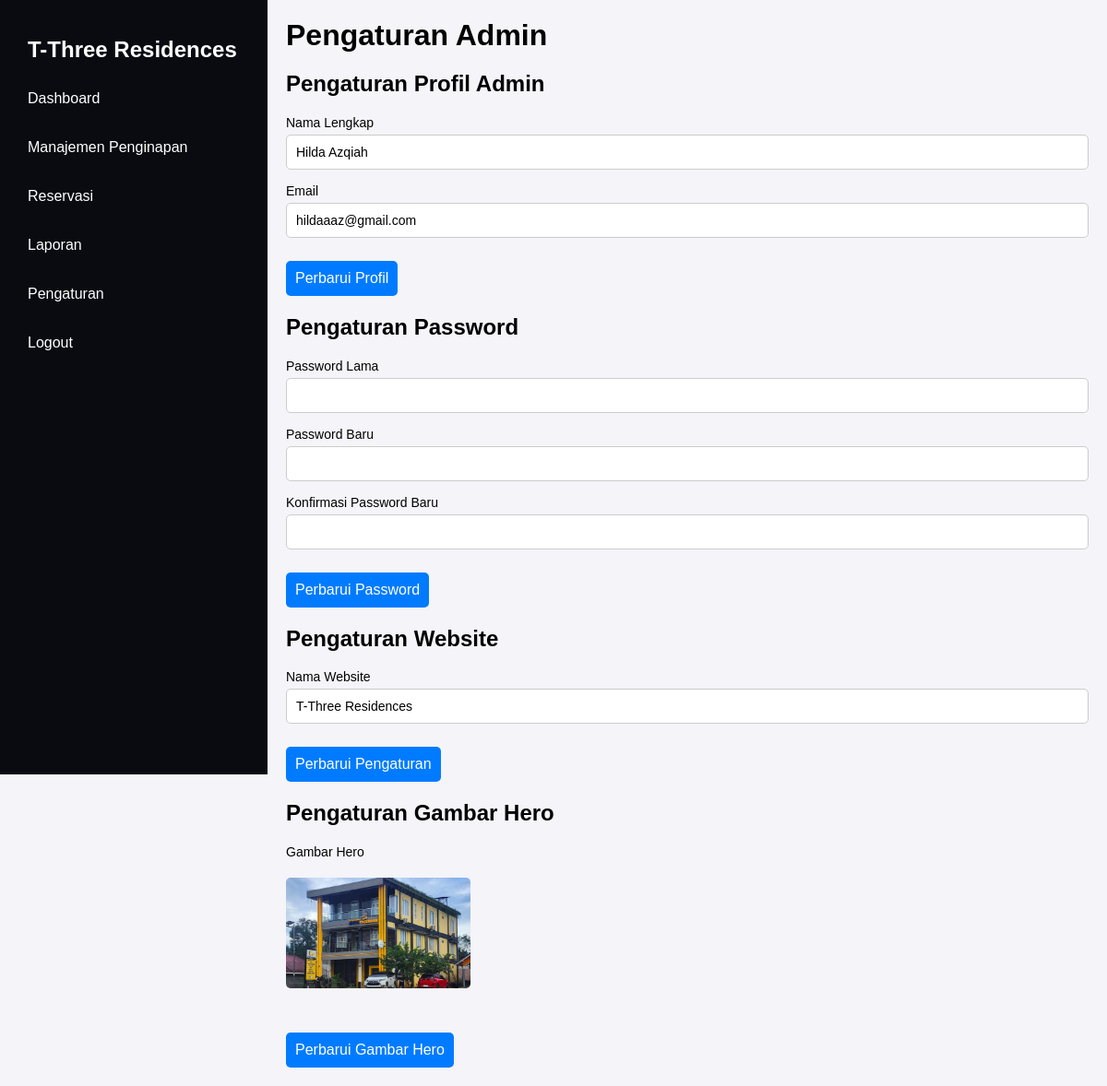
The app's page /admin/settings.php (signed in) with its own data.
### tables this page shows
CREATE TABLE `settings` (
  `id` int(11) NOT NULL,
  `setting_key` varchar(255) NOT NULL,
  `value` text NOT NULL
);

CREATE TABLE `users` (
  `id` int(11) NOT NULL,
  `nama_lengkap` varchar(100) NOT NULL,
  `username` varchar(50) NOT NULL,
  `email` varchar(100) NOT NULL,
  `password` varchar(255) NOT NULL,
  `role` enum('admin','user') NOT NULL DEFAULT 'user',
  `user_id` int(11) NOT NULL
);

### admin/settings.php (the view, shortened to what this page needs)
<?php
    include "../config/koneksi.php";
    $user_id = $_SESSION['user_id'];
    $query_user = mysqli_query($koneksi, "SELECT * FROM users WHERE id = '$user_id'");
    $user = mysqli_fetch_assoc($query_user);
    $query_website = mysqli_query($koneksi, "SELECT value FROM settings WHERE setting_key = 'website_name'");
    $website = mysqli_fetch_assoc($query_website);
    $query_hero_image = mysqli_query($koneksi, "SELECT value FROM settings WHERE setting_key = 'hero_image'");
    $hero_image = mysqli_fetch_assoc($query_hero_image);
    $hero_image_url = $hero_image['value'];
    $website_name = $website['value'];
?>
<!DOCTYPE html>
<html lang="id">
<head>
    <link rel="stylesheet" href="../assets/css/admin.css">
</head>
<body>
    <div class="dashboard-container">
        <?php include '../includes/sidebar.php'; ?>
        <main>
            <header>
                <h1>Pengaturan Admin</h1>
            </header>
            <section class="main-content">
                <h2>Pengaturan Profil Admin</h2>
                <form method="POST">
                    <div class="input-field">
                        <label for="nama_lengkap">Nama Lengkap</label>
                        <input type="text" name="nama_lengkap" value="<?= $user['nama_lengkap']; ?>" required>
                    </div>
                    <div class="input-field">
                        <label for="email">Email</label>
                        <input type="email" name="email" value="<?= $user['email']; ?>" required>
                    </div>
                    <button type="submit" name="update_profile" class="btn-primary">Perbarui Profil</button>
                </form>
                <h2>Pengaturan Password</h2>
                <form method="POST">
                    <div class="input-field">
                        <label for="old_password">Password Lama</label>
                        <input type="password" name="old_password" required>
                    </div>
                    <div class="input-field">
                        <label for="new_password">Password Baru</label>
                        <input type="password" name="new_password" required>
                    </div>
                    <div class="input-field">
                        <label for="confirm_password">Konfirmasi Password Baru</label>
                        <input type="password" name="confirm_password" required>
                    </div>
                    <button type="submit" name="update_password" class="btn-primary">Perbarui Password</button>
                </form>
                <h2>Pengaturan Website</h2>
                <form method="POST">
                    <div class="input-field">
                        <label for="website_name">Nama Website</label>
                        <input type="text" name="website_name" value="<?= $website_name ?>" required>
                    </div>
                    <button type="submit" name="update_website" class="btn-primary">Perbarui Pengaturan</button>
                </form>
                <h2>Pengaturan Gambar Hero</h2>
                <form method="POST" enctype="multipart/form-data">
                    <div class="input-field">
                        <label for="hero_image">Gambar Hero <br>
                            <img src="../assets/img/<?= $hero_image_url ?>" alt="<?= $hero_image_url ?>"
                                style="width: 200px; height: 120px; margin: 20px 0;">
                        </label>
                    </div>
                    <button type="submit" name="update_hero_image" class="btn-primary">Perbarui Gambar Hero</button>
                </form>
            </section>
        </main>
    </div>
</body>
</html>

### includes/sidebar.php
<aside class="sidebar">
    <h2><?= $website_name ?></h2>
    <nav>
        <ul>
            <li><a href="dashboard.php">Dashboard</a></li>
            <li><a href="manajemen_penginapan.php">Manajemen Penginapan</a></li>
            <li><a href="reservasi.php">Reservasi</a></li>
            <li><a href="laporan.php">Laporan</a></li>
            <li><a href="settings.php">Pengaturan</a></li>
            <li><a href="../logout.php">Logout</a></li>
        </ul>
    </nav>
</aside>

### assets/css/admin.css (style rules this page uses)
body { font-family: Arial, sans-serif; margin: 0; padding: 0; background-color: #f4f4f9; }
.dashboard-container { display: flex; }
.sidebar { position: fixed; top: 0; left: 0; z-index: 1000; width: 250px; background-color: #090b11; color: white; padding: 20px; height: 100vh; }
.sidebar h2 { color: white; text-align: left; padding-left: 10px; }
.sidebar nav ul { list-style: none; padding: 0; }
.sidebar nav ul li { margin: 15px 0; }
.sidebar nav ul li a { color: white; text-decoration: none; display: block; padding: 10px; }
main { flex: 1; padding: 20px; margin-left: 290px; }
h1 { margin: 0; }
img { border-radius: 5px; width: 80px; height: 50px; object-fit: cover; }
.input-field input, textarea, select { width: 97.5%; padding: 10px; border: 1px solid #ccc; border-radius: 5px; font-size: 16px; }
.btn-primary { background-color: #090b11; color: white; padding: 12px 25px; border: none; border-radius: 5px; cursor: pointer; font-size: 16px; margin-top: 10px; text-decoration: none; }

### admin/settings.php (style rules this page uses)
.input-field { margin-bottom: 15px; }
.input-field label { font-size: 14px; margin-bottom: 5px; display: block; }
.input-field input { width: 97.5%; padding: 10px; font-size: 14px; border-radius: 5px; border: 1px solid #ccc; }
button.btn-primary { padding: 10px; background-color: #007bff; color: white; border: none; border-radius: 5px; cursor: pointer; }

### records on screen
settings: value "T-Three Residences", website_name "T-Three Residences"
users: nama_lengkap "Hilda Azqiah", email "hildaaaz@gmail.com"
settings: value (placeholder picture)
